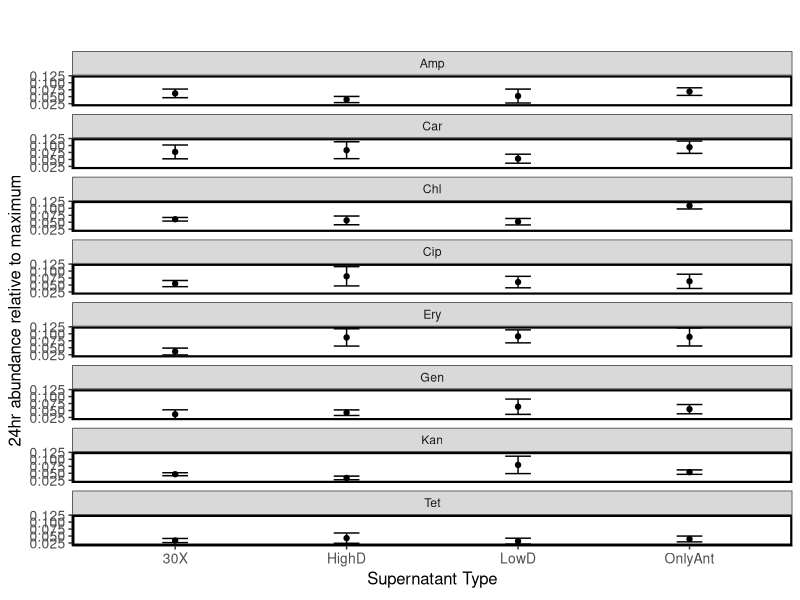
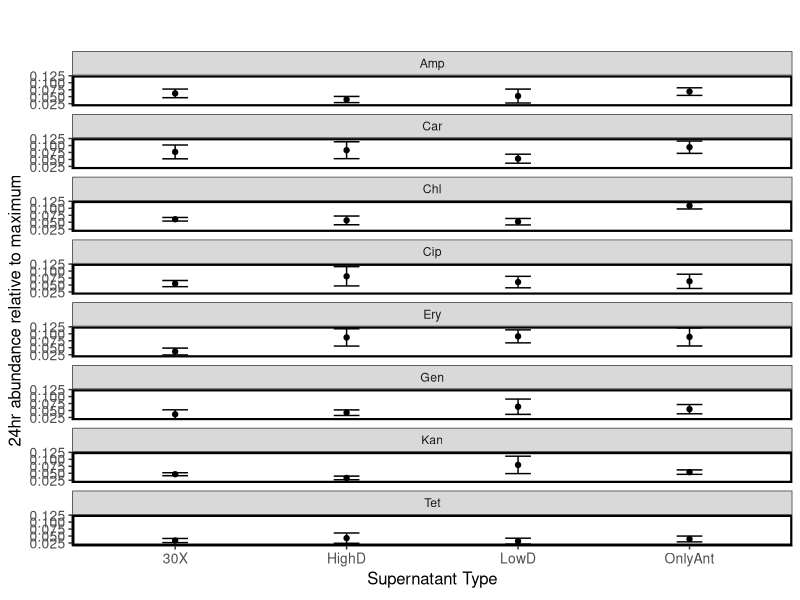

Here is the R script that generated these plots, in order:
# Analisys on experimental data to assess cross-protective interactions via culturing the Ca species 
#in Lp's supernatant in the presence of antibiotics.

library(reshape)
library(stringr)
library(dplyr)
library(plotrix)
library(ggplot2)

#OD BACKGROUND OF MEDIA WITH AND WITHOUT ANTIBIOTICS
Day2Background <- read.table ('Day2_NoCells_AntibioticBackground.dat', header=F, sep = "\t", dec = ".")
Day2Background <- Day2Background[,2:13] 
#Columns 1-3 are for media + 16X antibiotic concentration (where it could be seen visually which antibiotics are less soluble, 
#potentially interfering more with background OD even at lower concentrations).
#Columns 4-6 are for media + 1X antibiotic concentration. 
#Columns 7-9 are for a 1/8 dilution of the media in columns 4-6.
#Columns 10-12 are for Base Medium background (no antibiotics, no cells).
colnames(Day2Background) <- c('16Xa', '16Xb','16Xc','1Xa','1Xb','1Xc','1_8Xb','1_8Xb','1_8c','BMa','BMb', 'BMc')
rownames(Day2Background) <- c('Ery', 'Chl', 'Gen', 'Amp', 'Kan', 'Car', 'Tet', 'Cip')

Day2Background[,13] <-rowMeans(Day2Background[,1:3],na.rm=TRUE)  
Day2Background[,14] <-rowMeans(Day2Background[,4:6],na.rm=TRUE)  
Day2Background[,15] <-rowMeans(Day2Background[,7:9],na.rm=TRUE)  
Day2Background[,16] <-rowMeans(Day2Background[,10:12],na.rm=TRUE)  
colnames(Day2Background)[13:16] <- c('Bg16X','Bg1X','Bg1_8X','BgBM')
BMbackground<-mean(Day2Background[,16])

#From the output .csv in Fig. S12, measure the final OD of Ca in the absence of interactions and antibiotics
CaEco <- read.csv('CaEco.csv')
CaK = CaEco[11:13]# Carrying capacity as OD in absence of antibiotics
CaK = CaK[-(4:5),]
CaK[7:12,1] = CaK[1:6,2]
CaK[13:18,1] = CaK[1:6,3]
CaK = CaK[,-(2:3)]
CaMeanK = mean(CaK)
CaErrK = sd(CaK)/sqrt(18)


#OD Ca cells in 1X antibiotics, Lp Supernatant
Day2Ca_1X_in_LpS <- read.table ('Day2_Ca_in_1X_LpSupernatant.dat', header=F, sep = "\t", dec = ".")
colnames(Day2Ca_1X_in_LpS) <- c('Antibiotic','30X_1', '30X_2','30X_3','HighD_1','HighD_2','HighD_3','LowD_1','LowD_2','LowD_3','OnlyAnt_1','OnlyAnt_2', 'OnlyAnt_3')
Day2Ca_1X_in_LpS[1] <- c('Ery', 'Chl', 'Gen', 'Amp', 'Kan', 'Car', 'Tet', 'Cip')
#Subtract background OD for each antibiotic
for (i in 2:13){
  Day2Ca_1X_in_LpS[i] <- Day2Ca_1X_in_LpS[i] - Day2Background[14]
}

Ca_1X_in_LpS <-  as.data.frame( melt(Day2Ca_1X_in_LpS,  id.vars=c('Antibiotic'),  value.name="OD")) #formatting
#add replicate indexing
Ca_1X_in_LpS[,4] <- substr(Ca_1X_in_LpS[,2], nchar(as.character(Ca_1X_in_LpS[,2])),nchar(as.character(Ca_1X_in_LpS[,2])))
#remove replicate indexing from column 2
Ca_1X_in_LpS[,2] <- substr(Ca_1X_in_LpS[,2], 1,nchar(as.character(Ca_1X_in_LpS[,2]))-2)
colnames(Ca_1X_in_LpS) <- c('Antibiotic','Supernatant', 'OD', 'Replicate')

#Ca cells in 1X Lp supernatant
#Mean and StError for each Antibiotic&Supernatant condition
AntibClass <- unlist(Ca_1X_in_LpS[1] %>% unique)  # unique is creating a list, but we need a vector, so we also use unlist()
SupernClass <- unlist(dplyr::distinct(Ca_1X_in_LpS[2])) #alternative way of getting unique values
Stats1XCa_in_Lp <- data.frame(Antibiotic = c('Chl','Chl'),Supernatant=c('HighD','LowD'), MeanOD=c(0.1,0.5),StErrOD=c(0.01,0.02))
replicates <- 3  
for (anti in 1:length(AntibClass)){
  for (super in 1:length(SupernClass)){
    Stats1XCa_in_Lp[super+(anti-1)*length(SupernClass),1] <- AntibClass[anti]
    Stats1XCa_in_Lp[super+(anti-1)*length(SupernClass),2] <- SupernClass[super]
    Stats1XCa_in_Lp[super+(anti-1)*length(SupernClass),3] <- mean(Ca_1X_in_LpS[Ca_1X_in_LpS[,1]== AntibClass[anti] & Ca_1X_in_LpS[,2]== SupernClass[super],3])
    Stats1XCa_in_Lp[super+(anti-1)*length(SupernClass),4] <-   sd(Ca_1X_in_LpS[Ca_1X_in_LpS[,1]== AntibClass[anti] & Ca_1X_in_LpS[,2]== SupernClass[super],3])/sqrt(replicates)
  }
} 


#Plot
Plot1XCa <- ggplot(subset(Stats1XCa_in_Lp), aes(x= Supernatant, y= MeanOD/CaMeanK, group= Supernatant))
background <- theme_bw() + theme ( panel.grid.minor=element_blank(), panel.grid.major=element_blank(), axis.line= element_line(colour="black"), panel.border = element_rect (colour="black", size=1.5), axis.text=element_text(size=10), axis.title=element_text(size=12), title=element_text(size=22)) 
titulos<- labs(title="", x=expression(paste("Supernatant Type")), y=expression(paste("24hr abundance relative to maximum")))
escalaY <- scale_y_continuous(breaks = pretty(Stats1XCa_in_Lp$MeanOD/CaMeanK, n = 2), limits = c(0, NA))
escalaY <- scale_y_continuous(breaks = pretty(Stats1XCa_in_Lp$MeanOD/CaMeanK, n = 2))
couleur <- scale_colour_manual(values = c( 'gray'))
puntos <- geom_point()
barras <- geom_errorbar(aes(ymin= (MeanOD-StErrOD)/CaMeanK, ymax= (MeanOD+StErrOD)/CaMeanK, width=.15))
paneles <- facet_wrap(~ Antibiotic,  ncol=1)
plotii = Plot1XCa + background  + titulos + couleur + paneles + puntos + barras
plotii

pdf("F_S13B.pdf", width=2.5, height=10)
print(plotii)
dev.off()
